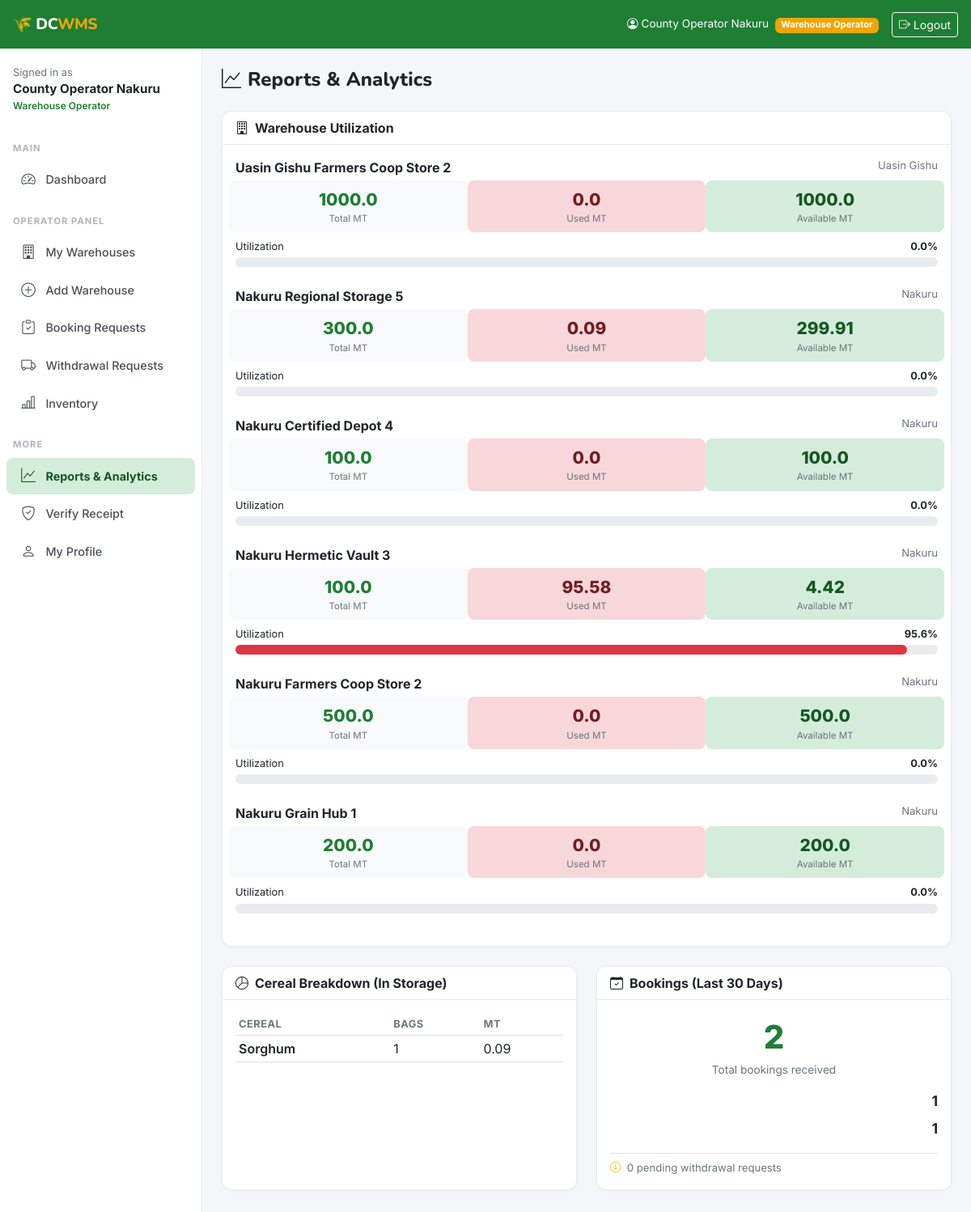
The app's page /reports/ (signed in) with its own data.
### accounts/models.py (models this page shows, shortened)
class User(AbstractUser):
    ROLE_FARMER = 'farmer'
    ROLE_OPERATOR = 'operator'
    ROLE_ADMIN = 'admin'
    ROLE_CHOICES = [
        (ROLE_FARMER, 'Farmer'),
        (ROLE_OPERATOR, 'Warehouse Operator'),
        (ROLE_ADMIN, 'Admin'),
    ]
    role = models.CharField(max_length=20, choices=ROLE_CHOICES, default=ROLE_FARMER)
    phone_number = models.CharField(max_length=15, blank=True)
    national_id = models.CharField(max_length=20, blank=True, unique=True, null=True)
    county = models.CharField(max_length=100, blank=True)
    sub_county = models.CharField(max_length=100, blank=True)
    village = models.CharField(max_length=100, blank=True)
    profile_photo = models.ImageField(upload_to='profiles/', blank=True, null=True)
    is_verified = models.BooleanField(default=False)
    created_at = models.DateTimeField(auto_now_add=True)
    updated_at = models.DateTimeField(auto_now=True)
    class Meta:
        verbose_name = 'User'
        verbose_name_plural = 'Users'
    @property
    def is_farmer(self):
        return self.role == self.ROLE_FARMER
    @property
    def is_operator(self):
        return self.role == self.ROLE_OPERATOR
    @property
    def is_admin_user(self):
        return self.role == self.ROLE_ADMIN or self.is_superuser

### warehouses/models.py (models this page shows, shortened)
class Warehouse(models.Model):
    operator = models.ForeignKey(
        settings.AUTH_USER_MODEL,
        on_delete=models.CASCADE,
        related_name='warehouses',
        limit_choices_to={'role': 'operator'}
    )
    name = models.CharField(max_length=200)
    registration_number = models.CharField(max_length=50, unique=True, blank=True)
    county = models.CharField(max_length=100, choices=COUNTY_CHOICES)
    sub_county = models.CharField(max_length=100)
    village = models.CharField(max_length=100, blank=True)
    physical_address = models.TextField()
    latitude = models.DecimalField(max_digits=9, decimal_places=6, null=True, blank=True)
    longitude = models.DecimalField(max_digits=9, decimal_places=6, null=True, blank=True)
    total_capacity_mt = models.DecimalField(
        max_digits=10, decimal_places=2,
        validators=[MinValueValidator(0.01)],
        help_text="Total capacity in metric tonnes"
    )
    available_capacity_mt = models.DecimalField(
        max_digits=10, decimal_places=2,
        validators=[MinValueValidator(0)],
        help_text="Currently available capacity in metric tonnes"
    )
    storage_type = models.CharField(max_length=20, choices=STORAGE_TYPE_CHOICES, default='bagged')
    certification_status = models.CharField(max_length=20, choices=CERTIFICATION_CHOICES, default='wrsc')
    certification_expiry = models.DateField(null=True, blank=True)
    has_pest_control = models.BooleanField(default=True)
    has_moisture_control = models.BooleanField(default=False)
    has_security = models.BooleanField(default=True)
    has_fumigation = models.BooleanField(default=False)
    accepts_wrs = models.BooleanField(default=True, verbose_name="Accepts WRS Receipts")
    contact_phone = models.CharField(max_length=15)
    contact_email = models.EmailField(blank=True)
    storage_fee_per_bag_month = models.DecimalField(
        max_digits=8, decimal_places=2, default=50.00,
        help_text="KES per 90kg bag per month"
    )
    is_active = models.BooleanField(default=True)
    created_at = models.DateTimeField(auto_now_add=True)
    updated_at = models.DateTimeField(auto_now=True)
    class Meta:
        ordering = ['-created_at']
        verbose_name = 'Warehouse'
        verbose_name_plural = 'Warehouses'
    @property
    def utilization_percent(self):
        if self.total_capacity_mt > 0:
            used = self.total_capacity_mt - self.available_capacity_mt
            return round((used / self.total_capacity_mt) * 100, 1)
        return 0

### reports/views.py (the view, shortened to what this page needs)
# urls.py: path('', views.reports_home, name='home'),
@login_required
def reports_home(request):
    user = request.user
    today = timezone.now().date()
    thirty_days_ago = today - datetime.timedelta(days=30)
    ctx = {}
    if user.is_operator:
        warehouses = Warehouse.objects.filter(operator=user)
        ctx['warehouses'] = warehouses
        ctx['warehouse_utilization'] = []
        for w in warehouses:
            ctx['warehouse_utilization'].append({
                'name': w.name,
                'total': float(w.total_capacity_mt),
                'used': float(w.total_capacity_mt - w.available_capacity_mt),
                'available': float(w.available_capacity_mt),
                'pct': w.utilization_percent,
                'county': w.county,
            })
        ctx['monthly_bookings'] = (
            Booking.objects.filter(warehouse__operator=user, created_at__gte=thirty_days_ago)
            .values('status').annotate(count=Count('id'))
        )
        ctx['total_bookings_30d'] = Booking.objects.filter(
            warehouse__operator=user, created_at__gte=thirty_days_ago
        ).count()
        ctx['total_stored_mt'] = InventoryRecord.objects.filter(
            warehouse__operator=user, status='stored'
        ).aggregate(total=Sum('remaining_mt'))['total'] or 0
        ctx['pending_withdrawals'] = Withdrawal.objects.filter(
            warehouse__operator=user, status='pending'
        ).count()
        ctx['cereal_breakdown'] = (
            InventoryRecord.objects.filter(warehouse__operator=user, status='stored')
            .values('cereal_type').annotate(bags=Sum('remaining_bags'), mt=Sum('remaining_mt'))
            .order_by('-bags')
        )
    return render(request, 'reports/home.html', ctx)

### templates/reports/home.html (shortened to what this page needs)
{% extends 'base.html' %}
{% block content %}
<h4 class="mb-4" style="font-family:'Nunito',sans-serif;font-weight:800;"><i class="bi bi-graph-up me-2"></i>Reports & Analytics</h4>
{% if user.is_operator %}
<div class="card mb-4">
  <div class="card-header fw-bold"><i class="bi bi-building me-2"></i>Warehouse Utilization</div>
  <div class="card-body">
    {% if warehouse_utilization %}
      {% for w in warehouse_utilization %}
      <div class="mb-4">
        <div class="d-flex justify-content-between mb-1">
          <span style="font-weight:700;">{{ w.name }}</span>
          <span style="font-size:.82rem;color:#6c757d;">{{ w.county }}</span>
        </div>
        <div class="row g-3 mb-2">
          <div class="col-4 text-center p-2" style="background:#f8f9fa;border-radius:8px;">
            <div style="font-size:1.3rem;font-weight:800;color:#1e7e34;">{{ w.total }}</div>
            <div style="font-size:.72rem;color:#6c757d;">Total MT</div>
          </div>
          <div class="col-4 text-center p-2" style="background:#f8d7da;border-radius:8px;">
            <div style="font-size:1.3rem;font-weight:800;color:#721c24;">{{ w.used }}</div>
            <div style="font-size:.72rem;color:#6c757d;">Used MT</div>
          </div>
          <div class="col-4 text-center p-2" style="background:#d4edda;border-radius:8px;">
            <div style="font-size:1.3rem;font-weight:800;color:#155724;">{{ w.available }}</div>
            <div style="font-size:.72rem;color:#6c757d;">Available MT</div>
          </div>
        </div>
        <div class="d-flex justify-content-between mb-1" style="font-size:.8rem;">
          <span>Utilization</span><span style="font-weight:700;">{{ w.pct }}%</span>
        </div>
        <div style="height:12px;background:#e9ecef;border-radius:6px;">
          <div style="height:100%;border-radius:6px;width:{{ w.pct }}%;background:{% if w.pct > 85 %}#dc3545{% elif w.pct > 60 %}#f0a500{% else %}#1e7e34{% endif %};transition:width .6s;"></div>
        </div>
      </div>
      {% endfor %}
    {% else %}
      <p class="text-muted">No warehouses yet.</p>
    {% endif %}
  </div>
</div>
<div class="row g-4 mb-4">
  <div class="col-md-6">
    <div class="card h-100">
      <div class="card-header fw-bold"><i class="bi bi-pie-chart me-2"></i>Cereal Breakdown (In Storage)</div>
      <div class="card-body">
        {% if cereal_breakdown %}
        <div class="table-responsive">
          <table class="table table-sm mb-0">
            <thead><tr><th>Cereal</th><th>Bags</th><th>MT</th></tr></thead>
            <tbody>
              {% for c in cereal_breakdown %}
              <tr>
                <td class="text-capitalize fw-semibold">{{ c.cereal_type }}</td>
                <td>{{ c.bags }}</td>
                <td>{{ c.mt|floatformat:2 }}</td>
              </tr>
              {% endfor %}
            </tbody>
          </table>
        </div>
        {% else %}<p class="text-muted text-center py-3">No inventory data</p>{% endif %}
      </div>
    </div>
  </div>
  <div class="col-md-6">
    <div class="card h-100">
      <div class="card-header fw-bold"><i class="bi bi-calendar-check me-2"></i>Bookings (Last 30 Days)</div>
      <div class="card-body">
        <div class="text-center mb-3">
          <div style="font-size:2.5rem;font-weight:800;color:#1e7e34;">{{ total_bookings_30d }}</div>
          <div style="font-size:.85rem;color:#6c757d;">Total bookings received</div>
        </div>
        {% if monthly_bookings %}
        {% for s in monthly_bookings %}
        <div class="d-flex justify-content-between align-items-center mb-2">
          <span class="badge badge-{{ s.status }} rounded-pill px-3">{{ s.status|title }}</span>
          <span style="font-weight:700;font-size:1.1rem;">{{ s.count }}</span>
        </div>
        {% endfor %}
        {% endif %}
        <div class="mt-3 pt-2 border-top" style="font-size:.82rem;color:#6c757d;">
          <i class="bi bi-arrow-down-circle me-1 text-warning"></i>
          {{ pending_withdrawals }} pending withdrawal requests
        </div>
      </div>
    </div>
  </div>
</div>
{% endif %}
{% endblock %}

### templates/base.html (shortened to what this page needs)
<!DOCTYPE html>
<html lang="en">
<head>
  <link href="https://cdn.jsdelivr.net/npm/bootstrap@5.3.0/dist/css/bootstrap.min.css" rel="stylesheet">
  <link href="https://cdn.jsdelivr.net/npm/bootstrap-icons@1.11.0/font/bootstrap-icons.css" rel="stylesheet">
</head>
<body>
<div class="topbar">
  <a href="{% url 'dashboard:home' %}" class="brand">🌾 DC<span>WMS</span></a>
  <div class="topbar-right">
    {% if user.is_authenticated %}
      <span class="d-none d-md-inline" style="font-size:.85rem;">
        <i class="bi bi-person-circle me-1"></i>{{ user.get_full_name|default:user.username }}
        <span class="badge ms-1" style="background:var(--amber);font-size:.7rem;">{{ user.get_role_display }}</span>
      </span>
      <a href="{% url 'accounts:logout' %}" class="btn btn-sm btn-outline-light">
        <i class="bi bi-box-arrow-right"></i> <span class="d-none d-md-inline">Logout</span>
      </a>
    {% else %}
      <a href="{% url 'accounts:login' %}" class="btn btn-sm btn-outline-light">Login</a>
    {% endif %}
  </div>
</div>
{% if user.is_authenticated %}
<nav class="sidebar" id="sidebar">
  <div class="p-3 mt-1">
    <div style="font-size:.8rem;color:#6c757d;">Signed in as</div>
    <div style="font-weight:700;font-size:.95rem;">{{ user.get_full_name|default:user.username }}</div>
    <div style="font-size:.75rem;color:var(--green-primary);font-weight:600;">{{ user.get_role_display }}</div>
  </div>
  <div class="nav-label">Main</div>
  <a href="{% url 'dashboard:home' %}" class="nav-link {% if request.resolver_match.namespace == 'dashboard' %}active{% endif %}">
    <i class="bi bi-speedometer2"></i> Dashboard
  </a>
  {% if user.is_operator or user.is_admin_user %}
  <div class="nav-label">Operator Panel</div>
  <a href="{% url 'warehouses:my_warehouses' %}" class="nav-link">
    <i class="bi bi-building"></i> My Warehouses
  </a>
  <a href="{% url 'warehouses:create' %}" class="nav-link">
    <i class="bi bi-plus-circle"></i> Add Warehouse
  </a>
  <a href="{% url 'bookings:list' %}" class="nav-link">
    <i class="bi bi-clipboard-check"></i> Booking Requests
  </a>
  <a href="{% url 'withdrawals:list' %}" class="nav-link">
    <i class="bi bi-truck"></i> Withdrawal Requests
  </a>
  <a href="{% url 'inventory:list' %}" class="nav-link">
    <i class="bi bi-bar-chart-line"></i> Inventory
  </a>
  {% endif %}
  <div class="nav-label">More</div>
  <a href="{% url 'reports:home' %}" class="nav-link {% if request.resolver_match.namespace == 'reports' %}active{% endif %}">
    <i class="bi bi-graph-up"></i> Reports & Analytics
  </a>
  <a href="{% url 'receipts:verify' %}" class="nav-link">
    <i class="bi bi-shield-check"></i> Verify Receipt
  </a>
  <a href="{% url 'accounts:profile' %}" class="nav-link">
    <i class="bi bi-person"></i> My Profile
  </a>
</nav>
{% endif %}
<main class="main-content {% if not user.is_authenticated %}ms-0{% endif %}">
  {% block content %}{% endblock %}
</main>
</body>
</html>

### templates/base.html (style rules this page uses)
:root { --green-primary: #1e7e34; --green-dark: #155724; --green-light: #d4edda; --amber: #f0a500; --amber-light: #fff3cd; --sidebar-w: 250px; --topbar-h: 60px; }
body { font-family: 'Inter', sans-serif; background: #f4f6f9; }
h1,h2,h3,h4,h5,h6,.brand { font-family: 'Nunito', sans-serif; }
.topbar { position: fixed; top: 0; left: 0; right: 0; height: var(--topbar-h); background: var(--green-primary); color: #fff; z-index: 1040; display: flex; align-items: center; padding: 0 1rem; gap: .75rem; }
.topbar .brand { font-weight: 800; font-size: 1.2rem; letter-spacing: -.5px; color: #fff; text-decoration: none; }
.topbar .brand span { color: var(--amber); }
.topbar-right { margin-left: auto; display: flex; align-items: center; gap: 1rem; }
.sidebar { position: fixed; top: var(--topbar-h); left: 0; bottom: 0; width: var(--sidebar-w); background: #fff; border-right: 1px solid #e9ecef; overflow-y: auto; z-index: 1030; transition: transform .3s ease; }
.sidebar .nav-label { font-size: .7rem; font-weight: 700; color: #adb5bd; text-transform: uppercase; letter-spacing: 1px; padding: 1.2rem 1rem .4rem; }
.sidebar .nav-link { color: #495057; padding: .6rem 1rem; display: flex; align-items: center; gap: .65rem; border-radius: 8px; margin: 1px 8px; font-size: .9rem; font-weight: 500; }
.sidebar .nav-link:hover, .sidebar .nav-link.active { background: var(--green-light); color: var(--green-dark); font-weight: 700; }
.sidebar .nav-link i { font-size: 1.1rem; width: 22px; text-align: center; }
.main-content { margin-left: var(--sidebar-w); padding-top: calc(var(--topbar-h) + 1.5rem); padding-right: 1.5rem; padding-left: 1.5rem; padding-bottom: 2rem; min-height: 100vh; }
.card { border: 1px solid #e9ecef; border-radius: 12px; box-shadow: 0 1px 4px rgba(0,0,0,.04); }
.card-header { background: #fff; border-bottom: 1px solid #e9ecef; font-weight: 700; border-radius: 12px 12px 0 0 !important; }
.table th { font-size: .8rem; text-transform: uppercase; letter-spacing: .5px; color: #6c757d; }

### records on screen
User: get_full_name "County Operator Nakuru", role "Warehouse Operator"
Warehouse: name "Uasin Gishu Farmers Coop Store 2", county "Uasin Gishu"
Warehouse: name "Nakuru Regional Storage 5", county "Nakuru"
Warehouse: name "Nakuru Certified Depot 4", county "Nakuru"
Warehouse: name "Nakuru Hermetic Vault 3", county "Nakuru"
Warehouse: name "Nakuru Farmers Coop Store 2", county "Nakuru"
Warehouse: name "Nakuru Grain Hub 1", county "Nakuru"

### other values on screen
{{ w.total }} "1000.0" "300.0" "100.0" "100.0" "500.0" "200.0"
{{ w.used }} "0.0" "0.09" "0.0" "95.58" "0.0" "0.0"
{{ w.available }} "1000.0" "299.91" "100.0" "4.42" "500.0" "200.0"
{{ w.pct }} "0.0" "0.0" "0.0" "95.6" "0.0" "0.0"
{{ c.cereal_type }} "Sorghum"
{{ c.bags }} "1"
{{ c.mt|floatformat:2 }} "0.09"
{{ total_bookings_30d }} "2"
{{ s.count }} "1" "1"
{{ pending_withdrawals }} "0"
